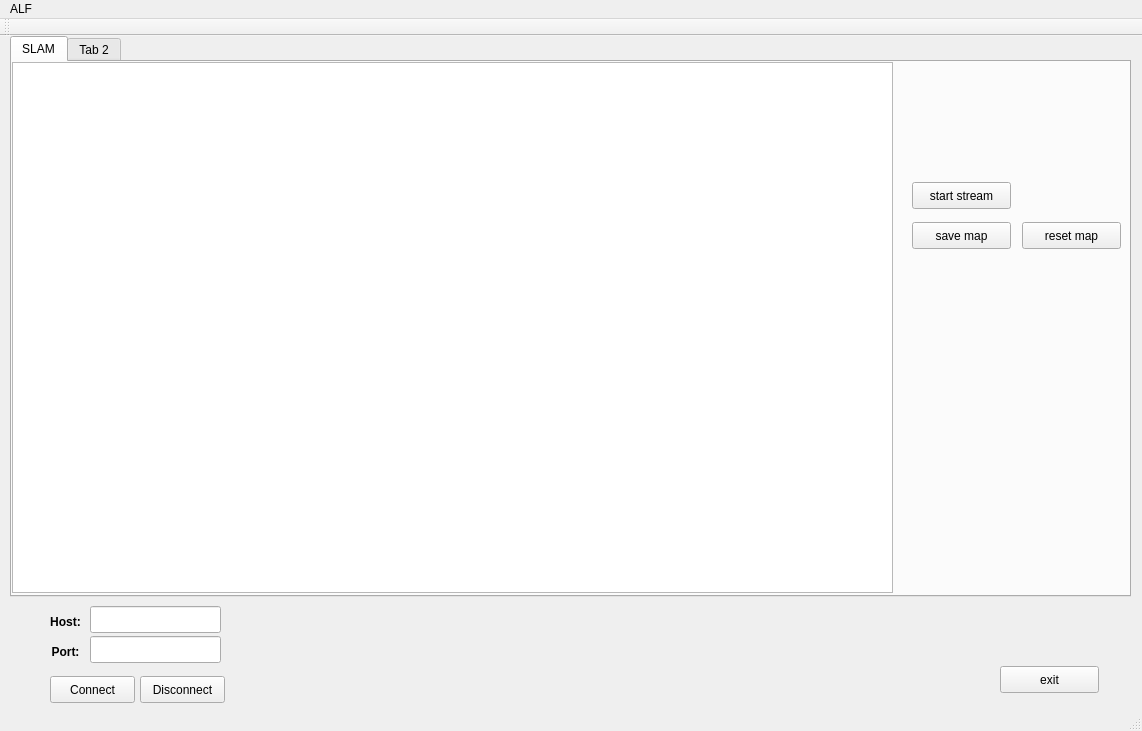
<?xml version="1.0" encoding="UTF-8"?>
<ui version="4.0">
 <class>MainWindow</class>
 <widget class="QMainWindow" name="MainWindow">
  <property name="enabled">
   <bool>true</bool>
  </property>
  <property name="geometry">
   <rect>
    <x>0</x>
    <y>0</y>
    <width>1142</width>
    <height>731</height>
   </rect>
  </property>
  <property name="windowTitle">
   <string>MainWindow</string>
  </property>
  <property name="autoFillBackground">
   <bool>false</bool>
  </property>
  <widget class="QWidget" name="centralWidget">
   <widget class="QPushButton" name="exit_pb">
    <property name="geometry">
     <rect>
      <x>1000</x>
      <y>630</y>
      <width>99</width>
      <height>27</height>
     </rect>
    </property>
    <property name="text">
     <string>exit</string>
    </property>
   </widget>
   <widget class="QPushButton" name="connect_pb">
    <property name="geometry">
     <rect>
      <x>50</x>
      <y>640</y>
      <width>85</width>
      <height>27</height>
     </rect>
    </property>
    <property name="toolTip">
     <string comment="s" extracomment="s"/>
    </property>
    <property name="toolTipDuration">
     <number>3</number>
    </property>
    <property name="text">
     <string>Connect</string>
    </property>
   </widget>
   <widget class="QLineEdit" name="host_le">
    <property name="geometry">
     <rect>
      <x>90</x>
      <y>570</y>
      <width>131</width>
      <height>27</height>
     </rect>
    </property>
   </widget>
   <widget class="QLabel" name="port_l">
    <property name="geometry">
     <rect>
      <x>40</x>
      <y>600</y>
      <width>51</width>
      <height>31</height>
     </rect>
    </property>
    <property name="font">
     <font>
      <weight>75</weight>
      <bold>true</bold>
     </font>
    </property>
    <property name="text">
     <string>Port:</string>
    </property>
    <property name="alignment">
     <set>Qt::AlignCenter</set>
    </property>
   </widget>
   <widget class="QLineEdit" name="port_le">
    <property name="geometry">
     <rect>
      <x>90</x>
      <y>600</y>
      <width>131</width>
      <height>27</height>
     </rect>
    </property>
   </widget>
   <widget class="QLabel" name="host_l">
    <property name="geometry">
     <rect>
      <x>40</x>
      <y>570</y>
      <width>51</width>
      <height>31</height>
     </rect>
    </property>
    <property name="font">
     <font>
      <weight>75</weight>
      <bold>true</bold>
     </font>
    </property>
    <property name="text">
     <string>Host:</string>
    </property>
    <property name="alignment">
     <set>Qt::AlignCenter</set>
    </property>
   </widget>
   <widget class="QPushButton" name="disconnect_pb">
    <property name="geometry">
     <rect>
      <x>140</x>
      <y>640</y>
      <width>85</width>
      <height>27</height>
     </rect>
    </property>
    <property name="text">
     <string>Disconnect</string>
    </property>
   </widget>
   <widget class="QTabWidget" name="tabWidget">
    <property name="geometry">
     <rect>
      <x>10</x>
      <y>0</y>
      <width>1121</width>
      <height>561</height>
     </rect>
    </property>
    <property name="currentIndex">
     <number>0</number>
    </property>
    <widget class="QWidget" name="slam_tab">
     <attribute name="title">
      <string>SLAM</string>
     </attribute>
     <widget class="QGraphicsView" name="graphicsView">
      <property name="geometry">
       <rect>
        <x>0</x>
        <y>0</y>
        <width>881</width>
        <height>531</height>
       </rect>
      </property>
     </widget>
     <widget class="QPushButton" name="save_map_pb">
      <property name="geometry">
       <rect>
        <x>900</x>
        <y>160</y>
        <width>99</width>
        <height>27</height>
       </rect>
      </property>
      <property name="text">
       <string>save map</string>
      </property>
     </widget>
     <widget class="QPushButton" name="reset_map_pb">
      <property name="geometry">
       <rect>
        <x>1010</x>
        <y>160</y>
        <width>99</width>
        <height>27</height>
       </rect>
      </property>
      <property name="text">
       <string>reset map</string>
      </property>
     </widget>
     <widget class="QPushButton" name="start_stream_map_pb">
      <property name="geometry">
       <rect>
        <x>900</x>
        <y>120</y>
        <width>99</width>
        <height>27</height>
       </rect>
      </property>
      <property name="text">
       <string>start stream</string>
      </property>
     </widget>
    </widget>
    <widget class="QWidget" name="tab_2">
     <attribute name="title">
      <string>Tab 2</string>
     </attribute>
    </widget>
   </widget>
  </widget>
  <widget class="QToolBar" name="mainToolBar">
   <attribute name="toolBarArea">
    <enum>TopToolBarArea</enum>
   </attribute>
   <attribute name="toolBarBreak">
    <bool>false</bool>
   </attribute>
  </widget>
  <widget class="QStatusBar" name="statusBar"/>
  <widget class="QMenuBar" name="menuBar">
   <property name="geometry">
    <rect>
     <x>0</x>
     <y>0</y>
     <width>1142</width>
     <height>25</height>
    </rect>
   </property>
   <widget class="QMenu" name="menuALF">
    <property name="title">
     <string>ALF</string>
    </property>
   </widget>
   <addaction name="menuALF"/>
  </widget>
 </widget>
 <layoutdefault spacing="6" margin="11"/>
 <resources/>
 <connections/>
</ui>
